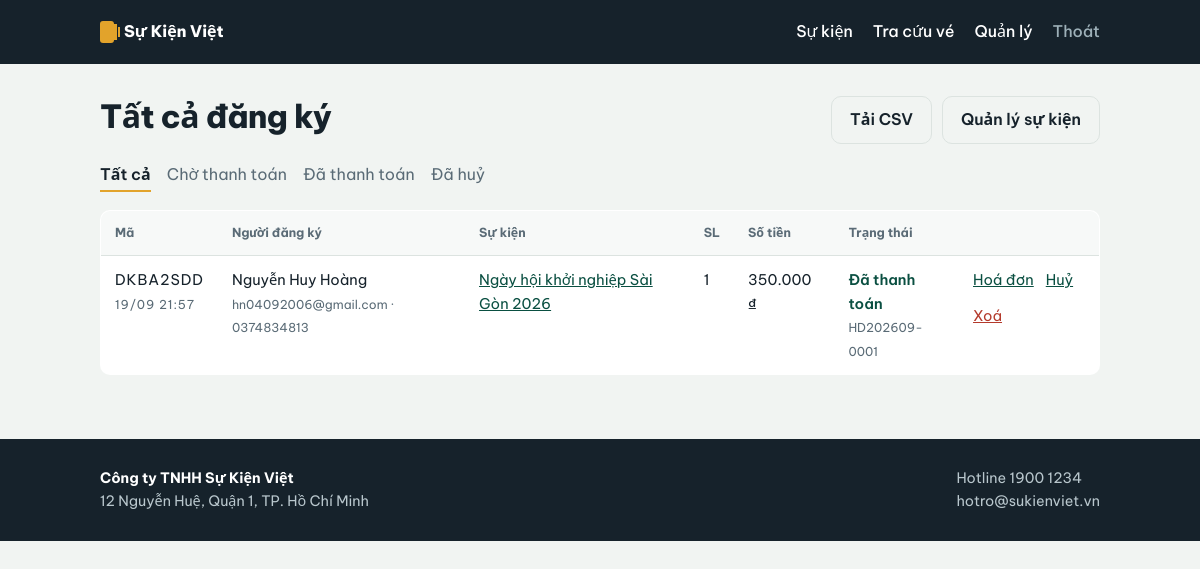
Screenshot of /admin/dang-ky (signed in) with the database file from the repository.
### app.py (models this page shows, shortened)
class Registration(db.Model):
    id = db.Column(db.Integer, primary_key=True)
    code = db.Column(db.String(20), unique=True, nullable=False)
    event_id = db.Column(db.Integer, db.ForeignKey("event.id"), nullable=False)
    full_name = db.Column(db.String(120), nullable=False)
    email = db.Column(db.String(120), nullable=False)
    phone = db.Column(db.String(30), default="")
    note = db.Column(db.String(300), default="")
    quantity = db.Column(db.Integer, default=1)
    unit_price = db.Column(db.Integer, default=0)
    amount = db.Column(db.Integer, default=0)
    status = db.Column(db.String(20), default="pending")   # pending | paid | cancelled
    invoice_no = db.Column(db.String(30))
    created_at = db.Column(db.DateTime, default=datetime.now)
    paid_at = db.Column(db.DateTime)
    @property
    def status_label(self):
        return {"pending": "Chờ thanh toán",
                "paid": "Đã thanh toán",
                "cancelled": "Đã huỷ"}.get(self.status, self.status)

class Event(db.Model):
    id = db.Column(db.Integer, primary_key=True)
    title = db.Column(db.String(200), nullable=False)
    summary = db.Column(db.String(300), default="")
    description = db.Column(db.Text, default="")
    location = db.Column(db.String(200), default="")
    start_at = db.Column(db.DateTime, nullable=False)
    end_at = db.Column(db.DateTime)
    capacity = db.Column(db.Integer, default=100)          # 0 = không giới hạn
    price = db.Column(db.Integer, default=0)               # 0 = miễn phí
    banner = db.Column(db.String(255))
    published = db.Column(db.Boolean, default=True)
    created_at = db.Column(db.DateTime, default=datetime.now)
    registrations = db.relationship(
        "Registration", backref="event", cascade="all, delete-orphan", lazy=True
    )

### app.py (the view)
@app.route("/admin/dang-ky")
@app.route("/admin/dang-ky/<int:event_id>")
@login_required
def admin_registrations(event_id=None):
    query = Registration.query
    event = None
    if event_id:
        event = Event.query.get_or_404(event_id)
        query = query.filter_by(event_id=event_id)
    status = request.args.get("status")
    if status in ("pending", "paid", "cancelled"):
        query = query.filter_by(status=status)
    regs = query.order_by(Registration.created_at.desc()).all()
    return render_template("admin_registrations.html", regs=regs,
                           event=event, status=status)

### app.py (called while the page is built)
def money(v):
    return f"{int(v or 0):,}".replace(",", ".") + " ₫"

def login_required(view):
    @wraps(view)
    def wrapper(*args, **kwargs):
        if not session.get("admin"):
            flash("Đăng nhập để vào trang quản lý.", "warn")
            return redirect(url_for("admin_login", next=request.path))
        return view(*args, **kwargs)
    return wrapper

### templates/admin_registrations.html (shortened to what this page needs)
{% extends "base.html" %}
{% block content %}
<div class="admin-head">
  <h1>{{ 'Đăng ký · ' ~ event.title if event else 'Tất cả đăng ký' }}</h1>
  <div class="admin-actions">
    <a class="btn btn-ghost" href="{{ url_for('export_csv') }}">Tải CSV</a>
    <a class="btn btn-ghost" href="{{ url_for('admin_events') }}">Quản lý sự kiện</a>
  </div>
</div>
<div class="filters">
  {% set base = url_for('admin_registrations', event_id=event.id) if event else url_for('admin_registrations') %}
  <a href="{{ base }}" class="{{ 'on' if not status }}">Tất cả</a>
  <a href="{{ base }}?status=pending" class="{{ 'on' if status == 'pending' }}">Chờ thanh toán</a>
  <a href="{{ base }}?status=paid" class="{{ 'on' if status == 'paid' }}">Đã thanh toán</a>
  <a href="{{ base }}?status=cancelled" class="{{ 'on' if status == 'cancelled' }}">Đã huỷ</a>
</div>
{% if regs %}
<table class="table">
  <thead>
    <tr><th>Mã</th><th>Người đăng ký</th>{% if not event %}<th>Sự kiện</th>{% endif %}
        <th>SL</th><th>Số tiền</th><th>Trạng thái</th><th></th></tr>
  </thead>
  <tbody>
    {% for r in regs %}
    <tr>
      <td class="code">{{ r.code }}<br><small>{{ r.created_at.strftime('%d/%m %H:%M') }}</small></td>
      <td>{{ r.full_name }}<br><small>{{ r.email }}{% if r.phone %} · {{ r.phone }}{% endif %}</small>
          {% if r.note %}<br><small class="note-inline">{{ r.note }}</small>{% endif %}</td>
      {% if not event %}<td><a href="{{ url_for('admin_registrations', event_id=r.event_id) }}">{{ r.event.title }}</a></td>{% endif %}
      <td>{{ r.quantity }}</td>
      <td>{{ r.amount|money }}</td>
      <td><span class="status status-{{ r.status }}">{{ r.status_label }}</span>
          {% if r.invoice_no %}<br><small>{{ r.invoice_no }}</small>{% endif %}</td>
      <td class="row-actions">
        {% if r.status == 'paid' %}
          <a href="{{ url_for('invoice', code=r.code) }}">Hoá đơn</a>
        {% else %}
          <form method="post" action="{{ url_for('admin_mark_paid', code=r.code) }}">
            <button class="link" type="submit">Xác nhận đã thu</button>
          </form>
        {% endif %}
        {% if r.status != 'cancelled' %}
          <form method="post" action="{{ url_for('admin_cancel', code=r.code) }}"
                onsubmit="return confirm('Huỷ đăng ký {{ r.code }}?')">
            <button class="link" type="submit">Huỷ</button>
          </form>
        {% endif %}
        <form method="post" action="{{ url_for('admin_delete_reg', code=r.code) }}"
              onsubmit="return confirm('Xoá hẳn đăng ký {{ r.code }}?')">
          <button class="link-danger" type="submit">Xoá</button>
        </form>
      </td>
    </tr>
    {% endfor %}
  </tbody>
</table>
{% else %}
  <p class="empty">Chưa có đăng ký nào ở mục này.</p>
{% endif %}
{% endblock %}

### static/uploads/style.css (style rules this page uses)
:root { --ink:#16222B; --ink-soft:#5A6B76; --line:#DCE3E0; --paper:#FFFFFF; --mist:#F1F4F2; --teal:#0E6B58; --teal-dark:#0A4F41; --amber:#E2A32B; --rose:#B43A2C; --radius:10px; }
* { box-sizing:border-box }
body { margin:0;background:var(--mist);color:var(--ink); font-family:"Be Vietnam Pro",system-ui,"Segoe UI",sans-serif; font-size:16px;line-height:1.6; }
a { color:var(--teal-dark) }
h1,h2,h3 { line-height:1.2;margin:0 0 .5rem }
h1 { font-size:2rem;font-weight:800;letter-spacing:-.02em }
.btn { display:inline-block;padding:10px 18px;border-radius:var(--radius);background:var(--teal); color:#fff;text-decoration:none;font-weight:600;border:0;font:inherit;font-weight:600;cursor:pointer; text-align:center }
.btn-ghost { background:transparent;color:var(--ink);border:1px solid var(--line) }
.link,.link-danger { background:none;border:0;padding:0;font:inherit;cursor:pointer; color:var(--teal-dark);text-decoration:underline }
.link-danger { color:var(--rose) }
.code { letter-spacing:.06em }
.admin-head { display:flex;justify-content:space-between;align-items:center;gap:16px;flex-wrap:wrap }
.admin-actions { display:flex;gap:10px }
.table { width:100%;border-collapse:collapse;background:var(--paper); border:1px solid var(--line);border-radius:var(--radius);overflow:hidden }
.table th,.table td { padding:12px 14px;text-align:left;border-bottom:1px solid var(--line); vertical-align:top;font-size:.92rem }
.table thead th { background:#F7F9F8;font-size:.78rem;color:var(--ink-soft) }
.table tbody tr:last-child td { border-bottom:0 }
.table small { color:var(--ink-soft) }
.row-actions { display:flex;gap:12px;flex-wrap:wrap;align-items:center }
.row-actions form { display:inline }
.filters { display:flex;gap:16px;margin:18px 0;flex-wrap:wrap }
.filters a { color:var(--ink-soft);text-decoration:none;padding-bottom:3px }
.filters a.on { color:var(--ink);font-weight:600;border-bottom:2px solid var(--amber) }
.status { font-weight:600 }
.status-paid { color:var(--teal-dark) }

### rows the page displays
Registration: code "DKBA2SDD", created_at "19/09 21:57", full_name "Nguyễn Huy Hoàng", email "hn04092006@gmail.com", phone "0374834813", event "Ngày hội khởi nghiệp Sài Gòn 2026", quantity "1", amount "350.000 ₫", status_label "Đã thanh toán", invoice_no "HD202609-0001"

### other values shown
{{ 'Đăng ký · ' ~ event.title if event else 'Tất cả đăng ký' }} "Tất cả đăng ký"
{{ ORG.name }} "Công ty TNHH Sự Kiện Việt"
{{ ORG.address }} "12 Nguyễn Huệ, Quận 1, TP. Hồ Chí Minh"
{{ ORG.hotline }} "1900 1234"
{{ ORG.email }} "hotro@sukienviet.vn"
